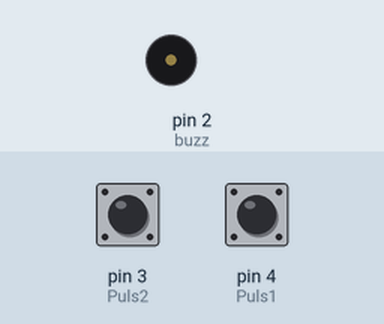
Simulated run of this sketch. Board: Arduino Uno, built with avr-gcc and run on an emulated ATmega328P. Parts: buzzer (waves = sounding). Inputs (shaded band) come from the test bench; at power-on: pin 3 (Puls2) LOW, pin 4 (Puls1) LOW.

Above: at 1.2 s.
1.3 s: pin 3 (Puls2) pulled HIGH for 0.15 s
At 2.1 s:
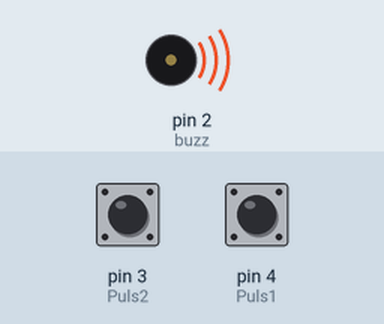
Timing chart, 0 to 12.8 s (numbered marks = the images above; inputs shaded):
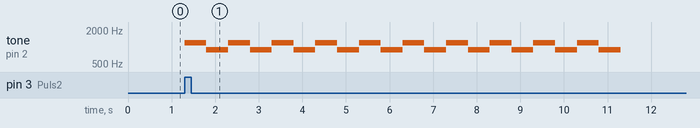

The sketch:

trabajo_de_robotica_N_8.ino
```cpp
const int buzz = 2;
const int Puls1 = 4;
const int Puls2 = 3;
int tiempo = 10;

void setup()
{
pinMode(buzz,OUTPUT);
pinMode(Puls1,INPUT);
pinMode(Puls2,INPUT);
}
void loop()
{
if (digitalRead(Puls1) == 1)
{
alarma (900,500,tiempo);
}
  if (digitalRead(Puls2) == 1)
{
alarma (1200,900,tiempo);
}
}
  void alarma (int Tono1, int Tono2, int tiempo)
 {
    for (int i=0; i < tiempo; i++)
    {
 tone(buzz,Tono1);
 delay(500);
 tone(buzz,Tono2);
 delay(500);
 noTone (buzz);
    }


}
```

Measured:
- after the input at 1.3 s, tone on pin 2 (buzz): silent → 1200 Hz at once, then repeats every 1.0 s: 900 Hz 0.50 s, 1200 Hz 0.50 s
